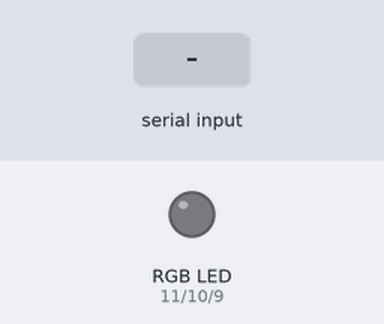
The sketch below on a simulated Arduino Uno, built with avr-gcc and run on an emulated ATmega328P. On the bench: an RGB LED mixed from three pins (HIGH = lit). The test bench sets the inputs (shaded band).

Above: at 1.2 s.
1.3 s: "b" received over Serial
At 2.1 s:
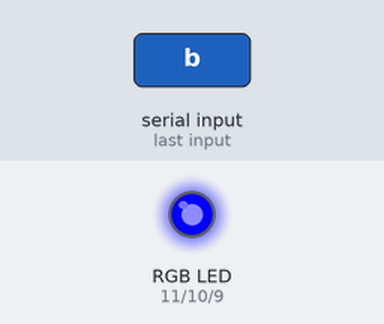
2.8 s: "r" received over Serial
At 3.3 s:
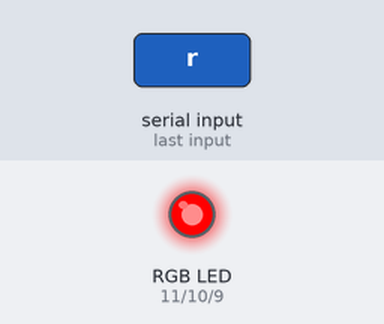
4.3 s: "g" received over Serial
At 5.5 s:
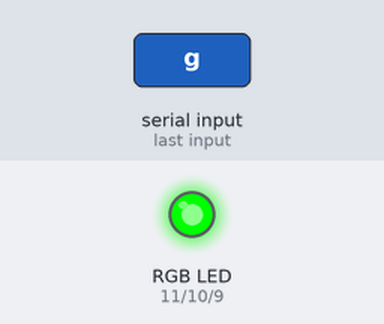
5.8 s: "o" received over Serial
At 6.8 s:
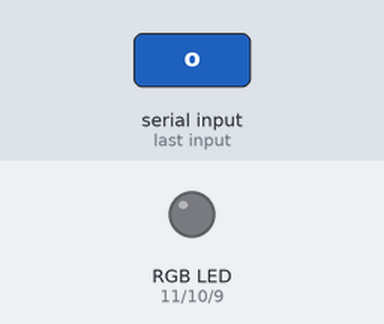
7.3 s: "a" received over Serial
At 15.6 s:
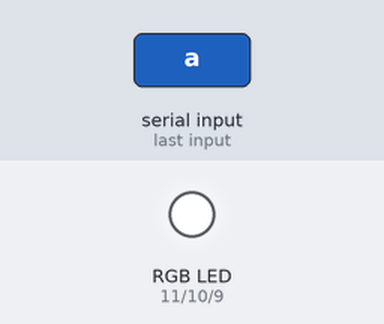
Timing chart, 0 to 16.8 s (numbered marks = the images above; inputs shaded):
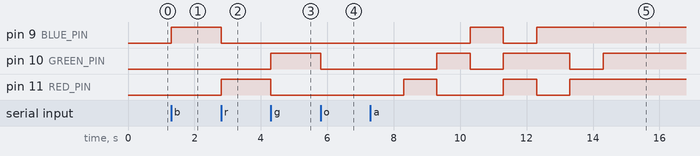

Measured:
- after the input at 1.3 s, pin 9 (BLUE_PIN): LOW → HIGH at once
- after the input at 2.8 s, pin 9 (BLUE_PIN): HIGH → LOW at once; pin 11 (RED_PIN): LOW → HIGH at once
- after the input at 4.3 s, pin 10 (GREEN_PIN): LOW → HIGH at once; pin 11 (RED_PIN): HIGH → LOW at once
- after the input at 5.8 s, pin 10 (GREEN_PIN): HIGH → LOW at once
- after the input at 7.3 s, pin 9 (BLUE_PIN): LOW → HIGH after 3.0 s, → LOW 1.0 s later, → HIGH 1.0 s later; pin 10 (GREEN_PIN): goes HIGH 1.0 s, LOW 1.0 s, HIGH 2.0 s, LOW 1.0 s, then HIGH, starting after 2.0 s; pin 11 (RED_PIN): goes HIGH 1.0 s, LOW 2.0 s, HIGH 1.0 s, LOW 1.0 s, then HIGH, starting after 1.0 s

The sketch:

mini-abajur-colorido-bluetooth.ino
```cpp
/*
  Como Criar Coisas Inteligentes com Arduino - Módulo 2
  Facilitador:       Prof. Orlewilson Bentes Maia
  Data Criacao:      18/07/2018
  Atualizacao:       20/07/2018
  Descricao:         Criar um mini abajur usando LED RGB controlado por Bluetooth
*/

// configuracao das portas
const int RED_PIN = 11;
const int GREEN_PIN = 10;
const int BLUE_PIN = 9;

// Configuração
void setup()
{
  // Configura velocidade da portal serial/bluetooth
  Serial.begin(9600);

  // configura como saida cada porta do LED RGB
  pinMode(RED_PIN, OUTPUT);
  pinMode(GREEN_PIN, OUTPUT);
  pinMode(BLUE_PIN, OUTPUT);
}

void mostrarCores()
{
  // desliga o LED:

  digitalWrite(RED_PIN, LOW);
  digitalWrite(GREEN_PIN, LOW);
  digitalWrite(BLUE_PIN, LOW);

  delay(1000);

  // apenas vermelho

  digitalWrite(RED_PIN, HIGH);
  digitalWrite(GREEN_PIN, LOW);
  digitalWrite(BLUE_PIN, LOW);

  delay(1000);

  // apenas verde

  digitalWrite(RED_PIN, LOW);
  digitalWrite(GREEN_PIN, HIGH);
  digitalWrite(BLUE_PIN, LOW);

  delay(1000);

  // apenas azul

  digitalWrite(RED_PIN, LOW);
  digitalWrite(GREEN_PIN, LOW);
  digitalWrite(BLUE_PIN, HIGH);

  delay(1000);

  // amarelo

  digitalWrite(RED_PIN, HIGH);
  digitalWrite(GREEN_PIN, HIGH);
  digitalWrite(BLUE_PIN, LOW);

  delay(1000);

  // ciano

  digitalWrite(RED_PIN, LOW);
  digitalWrite(GREEN_PIN, HIGH);
  digitalWrite(BLUE_PIN, HIGH);

  delay(1000);

  // púrpura

  digitalWrite(RED_PIN, HIGH);
  digitalWrite(GREEN_PIN, LOW);
  digitalWrite(BLUE_PIN, HIGH);

  delay(1000);

  // branco

  digitalWrite(RED_PIN, HIGH);
  digitalWrite(GREEN_PIN, HIGH);
  digitalWrite(BLUE_PIN, HIGH);

  delay(1000);
}

void ligarAzul()
{
  digitalWrite(RED_PIN, LOW);
  digitalWrite(GREEN_PIN, LOW);
  digitalWrite(BLUE_PIN, HIGH);
}

void ligarVermelho()
{
  digitalWrite(RED_PIN, HIGH);
  digitalWrite(GREEN_PIN, LOW);
  digitalWrite(BLUE_PIN, LOW);
}

void ligarVerde()
{
  digitalWrite(RED_PIN, LOW);
  digitalWrite(GREEN_PIN, HIGH);
  digitalWrite(BLUE_PIN, LOW);
}

void desligar()
{
  digitalWrite(RED_PIN, LOW);
  digitalWrite(GREEN_PIN, LOW);
  digitalWrite(BLUE_PIN, LOW);
}

char msg = ' ';
// Programa principal
void loop()
{
  // Há dado disponível?
  if (Serial.available())
  {
    // enquanto houver caracter
    while (Serial.available() > 0) {
      msg = Serial.read();

      if (msg == 'b'){
        ligarAzul();
      }
      if (msg == 'r'){
        ligarVermelho();
      }
      if (msg == 'g'){
        ligarVerde();
      }
      if (msg == 'o'){
        desligar();
      }
      if (msg == 'a'){
        mostrarCores();
      }
    }
  }
}
```
